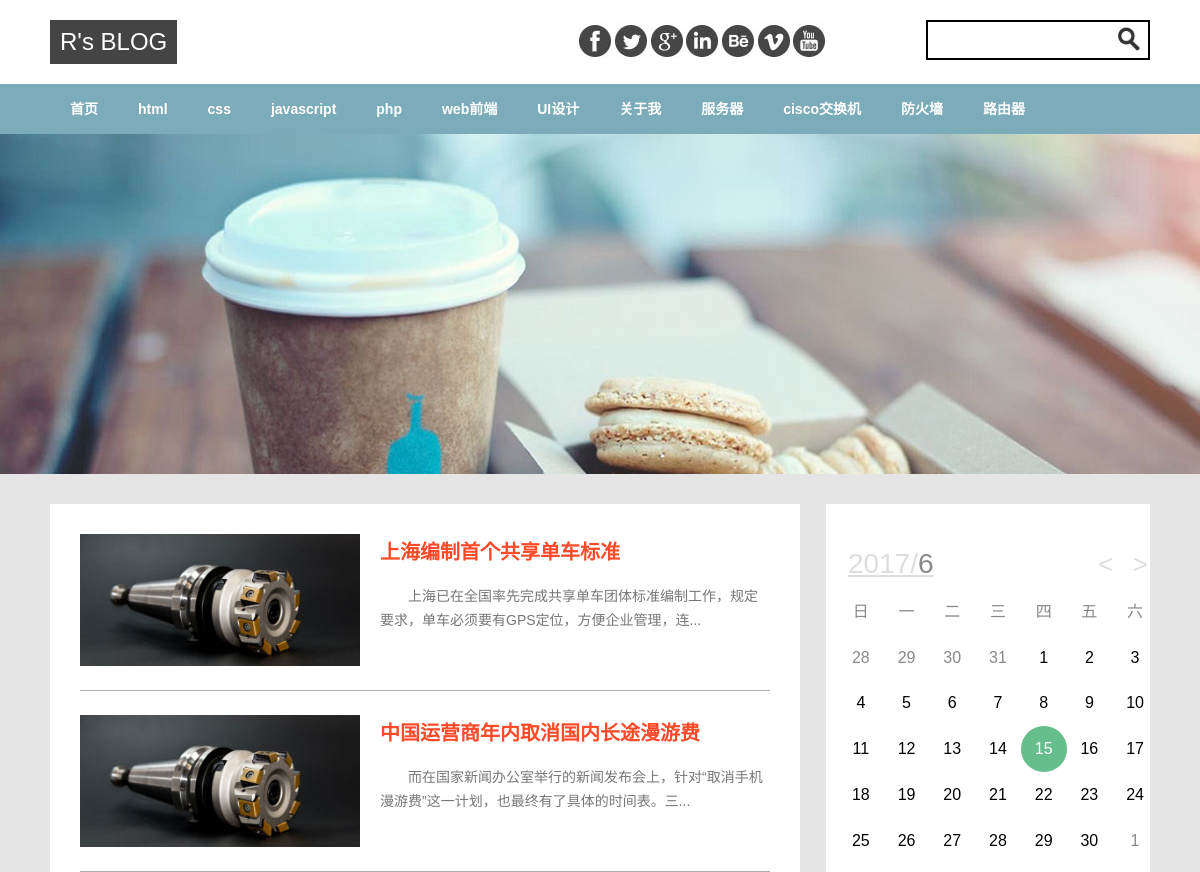
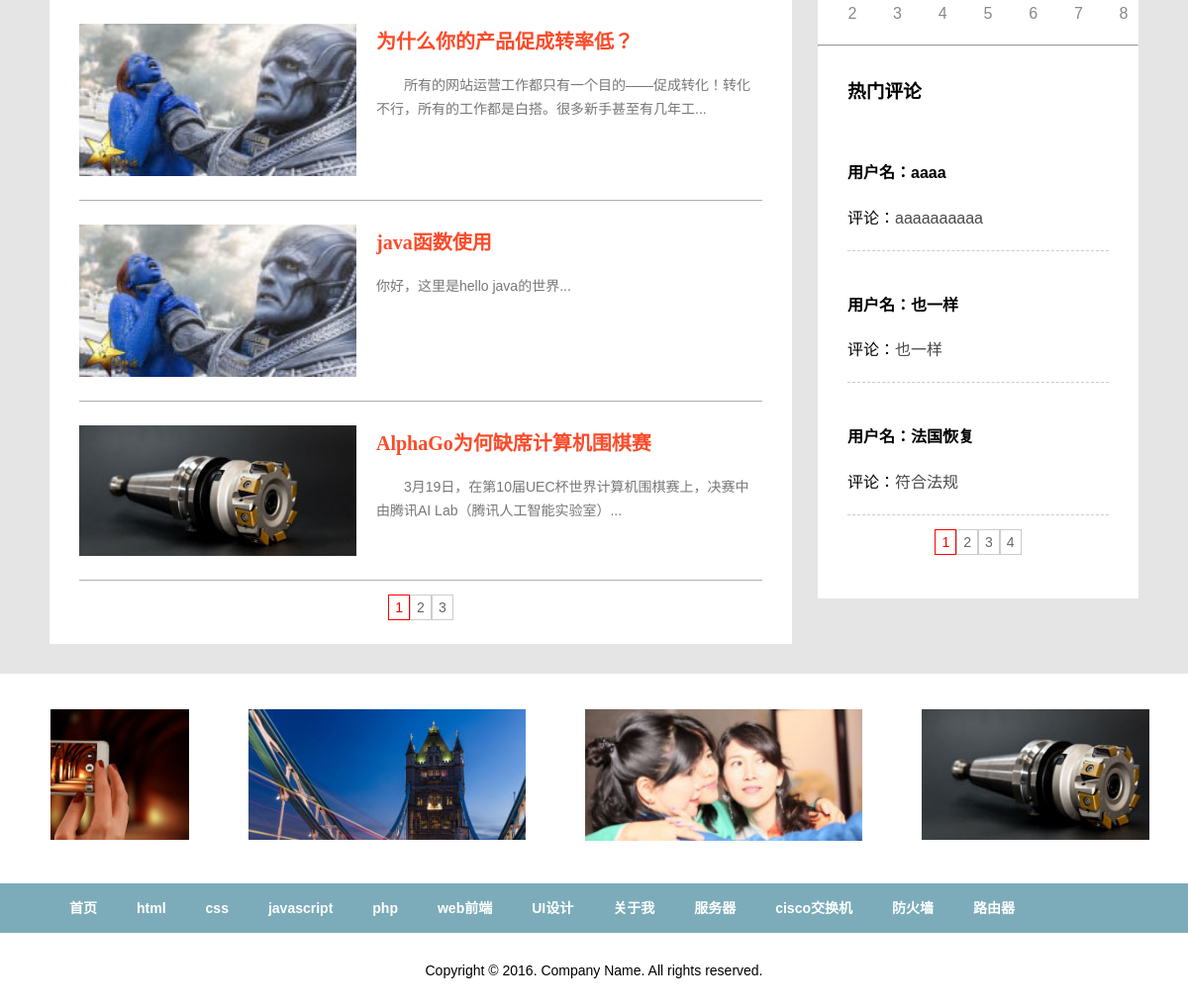
The page / on the database its author committed (2 pictures, top to bottom).
### tables this page shows
CREATE TABLE `category` (
  `id` int(11) NOT NULL AUTO_INCREMENT,
  `cate_name` varchar(50) DEFAULT NULL,
  `order_no` tinyint(4) DEFAULT NULL,
  PRIMARY KEY (`id`)
);

CREATE TABLE `article` (
  `id` int(11) NOT NULL AUTO_INCREMENT,
  `title` varchar(100) DEFAULT NULL,
  `cate_id` int(11) DEFAULT NULL,
  `author` varchar(20) DEFAULT NULL,
  `content` text,
  `intime` timestamp NOT NULL DEFAULT CURRENT_TIMESTAMP,
  `view` int(11) DEFAULT '0',
  `img` varchar(50) DEFAULT NULL,
  PRIMARY KEY (`id`)
);

CREATE TABLE `guestbook` (
  `id` int(11) NOT NULL AUTO_INCREMENT,
  `username` varchar(30) DEFAULT NULL,
  `art_id` int(11) DEFAULT NULL,
  `content` text,
  `intime` timestamp NOT NULL DEFAULT CURRENT_TIMESTAMP,
  `flag` tinyint(4) DEFAULT '0',
  PRIMARY KEY (`id`)
);

### index.php (the view, shortened to what this page needs)
<?php
include('./header.php');
?>
			<div id="main">
				<ul>
                    <?php
                        $pagesize=5;
                        $page=isset($_GET['page']) ? $_GET['page'] : 1;
                        $sql="select * from article";
                        $rs=mysqli_query($conn,$sql);
                        $records=mysqli_num_rows($rs);
                        $pagecount=ceil($records/$pagesize);
                        $start=($page-1)*$pagesize;
                        $sql="select * from article limit $start,$pagesize";
                        $rs=mysqli_query($conn,$sql);
                        while($row=mysqli_fetch_assoc($rs)){
                    ?>
					<li>
						<img src="./files/<?php echo $row['img']?>" alter=""/>
						<h4><?php echo '<a href="content.php?cate_id='.$row['cate_id'].'&id='.$row['id'].'">'.$row['title'].'</a>';?></h4>
						<p><?php echo mb_substr($row['content'],0,50,'utf-8').'...';?></p>
					</li>
                    <?php
                        }
                        echo '<div class="page">';
                        for($i=1;$i<=$pagecount;$i++){
                            if($i==$page){
                                echo '<a href="index.php?page='.$i.'" class="on">'.$i.'</a>';
                            }else{
                                echo '<a href="index.php?page='.$i.'">'.$i.'</a>';
                            }
                        }
                          echo '</div>';
                    ?>
				</ul>
			</div>
<?php
include('./right.php');
include('./footer.php');
?>

### header.php (shortened to what this page needs)
<?php
$conn=@mysqli_connect('localhost','root','root','blog') or die('error');
mysqli_query($conn,"set names utf8");
?>
<!DOCTYPE html>
<html>
<head>
    <link type="text/css" rel="stylesheet" href="skin/index.css"/>
    <link rel="stylesheet" href="skin/calendar.css">
</head>
<body>
<div id="header">
    <h1>R's BLOG</h1>
    <img src="images/icon.jpg" alt=""/>
    <form action="search.php" method="get">
        <input type="text" name="keywords" class="inbox"/>
        <input type="image" src="images/search.jpg" class="inbtn"/>
    </form>
</div>
<div class="menu_bg">
    <div id="menu">
        <a href="./index.php">首页</a>
        <?php
            $sql="select * from category";
            $rs=mysqli_query($conn,$sql);
            while($row=mysqli_fetch_assoc($rs)){
                ?>
         <a href="article.php?id=<?php echo $row['id'];?>"><?php echo $row['cate_name'];?></a>
        <?php
            }
        ?>
    </div>
</div>
<div class="banner">
        <div class="phoenix-feather"> <img src="images/6.jpg" alt="" width="100%"/> </div>
</div>
<div class="content_bg">
    <div id="content">

### right.php (shortened to what this page needs)
<?php
$conn=@mysqli_connect('localhost','root','root','blog') or die('error');
mysqli_query($conn,"set names utf8");
?>
<div id="rightbar">
    <ul class="right4">
    </ul>
    <div id="demo">
        <div id="ca"></div>
    </div>
    <hr/>
    <h3 class="right3">热门评论</h3>
    <ul class="right4">
        <?php
        $pagesize1=3;
        $page1=isset($_GET['page1']) ? $_GET['page1'] : 1;
        $sql="select * from article";
        $rs=mysqli_query($conn,$sql);
        $records1=mysqli_num_rows($rs);
        $pagecount1=ceil($records1/$pagesize1);
        $start1=($page1-1)*$pagesize1;
        $sql3="select guestbook.*,article.id,article.cate_id,article.view from guestbook,article where guestbook.art_id=article.id order by intime desc limit $start1,$pagesize1";
        $rs3=mysqli_query($conn,$sql3);
        while($row=mysqli_fetch_assoc($rs3)){
        ?>
        <li>
            <h4>用户名：<?php echo $row['username'];?></h4>
            评论：<a href="content.php?id=<?php echo $row['art_id'];?>&cate_id=<?php echo $row['cate_id'];?>"><?php echo $row['content'];?></a>
        </li>
        <?php
        }
        echo '<div class="page">';
        for($i=1;$i<=$pagecount1;$i++){
            if($i==$page1){
                echo '<a href="index.php?page1='.$i.'" class="on">'.$i.'</a>';
            }else{
                echo '<a href="index.php?page1='.$i.'">'.$i.'</a>';
            }
        }
        echo '</div>';
        ?>
    </ul>
</div>

### footer.php (shortened to what this page needs)
</div>
</div>
<div class="other_bg">
    <div id="other">
        <div id="box">
            <ul>
                <li><img src="images/pic1.jpg" width="280"></li>
                <li><img src="images/pic4.jpg" width="280"></li>
                <li><img src="images/pic5.jpg" width="280"></li>
                <li><img src="images/pic6.jpg" width="280"></li>
            </ul>
        </div>
    </div>
</div>
<div class="menu_bg">
    <div id="menu">
        <a href="./index.php">首页</a>
        <?php
        $sql="select * from category";
        $rs=mysqli_query($conn,$sql);
        while($row=mysqli_fetch_assoc($rs)){
            ?>
            <a href="article.php?id=<?php echo $row['id'];?>"><?php echo $row['cate_name'];?></a>
            <?php
        }
        ?>
    </div>
</div>
<div id="footer">
    Copyright &copy; 2016. Company Name. All rights reserved.
</div>
</body>
</html>

### skin/index.css (style rules this page uses)
html,body { background:#fff;margin:0;padding:0;font-family:Arial; }
#header,#menu,#content,#other { width:1100px;margin:0 auto; }
#header { overflow:hidden;padding:20px 0; }
#header h1 { margin:0;padding:0; }
#header h1 { float:left;background:#444;color:#fff;font:24px/36px Arial;padding:4px 10px;margin-right:400px; }
#header img { float:left; }
#header form { float:right;position:relative;width:224px; }
#header input { position:absolute; }
#header .inbox { height:36px;font:18px/36px 微软雅黑;padding:0 10px;border:2px solid #000;width:200px; }
#header .inbtn { left:190px;top:6px; }
.menu_bg { background:#7cacba;height:50px; }
#menu a { text-decoration:none;color:#fff;display:block;float:left;padding:0 20px;font:bold 14px/50px Arial; }
.banner img { display:block; }
.content_bg { background:#e5e5e5; }
#content { overflow:hidden;padding:30px 0; }
#main { width:750px;float:left;background:#fff; }
#main ul { list-style:none;margin:6px 30px 30px;padding:0; }
#main li { overflow:hidden;border-bottom:1px solid #aeaeae;padding:24px 0; }
#main li img { float:left;margin-right:20px;width:280px; }
#main li h4 { font:bold 20px/36px verdana; color:#fa4b2a;margin:0; }
#main li h4 a { color:#fa4b2a;text-decoration:none; }
#main li p { font:14px/24px arial;color:#777; }
.page { text-align:center;font:14px/14px verdana,arial;margin:20px; }
.page a { border:1px solid #ccc;text-decoration:none;padding:4px 6px;color:#666; }
.page a:hover,.page a.on { border:1px solid #f00;color:#f00; }
#rightbar { width:324px;float:right;background:#fff; }
.right3 { padding-left:30px;margin:30px 0 16px; }
.right4 { list-style:none;margin:0;padding:0 30px 30px; }
.right4 li { overflow:hidden;padding:20px 0;border-bottom:1px dashed #ccc; }
.right4 li a { text-decoration:none;color:#4a4747;font:16px/24px arial; }
.other_bg { background:#fff; }
#other { color:#fff; }
#other ul { list-style:none;margin:0;padding:30px 0;line-height:22px;font-size:14px;overflow:hidden; }
#other li { float:left;width:220px;margin-right:130px; }
#footer { background:#fff;text-align:center;padding:30px 0;font-size:14px; }
#box { width:1110px; border:1px solid #fff; height:210px; position:relative; overflow:hidden; }
#box ul { position:absolute; left:0; top:0; }
#box ul li { width:200px; height:200px; float:left; padding:5px; }

### skin/calendar.css (style rules this page uses)
.calendar { width: 280px; height: 330px; }

### header.php (style rules this page uses)
ul, ol, li { list-style: none; padding: 0; margin: 0; }
#demo { width: 300px; margin: 5px auto; }

### rows shown on the page
category: cate_name "html"
category: cate_name "css"
category: cate_name "javascript"
category: cate_name "php"
category: cate_name "web前端"
category: cate_name "UI设计"
category: cate_name "关于我"
category: cate_name "服务器"
category: cate_name "cisco交换机"
category: cate_name "防火墙"
category: cate_name "路由器"
article: img (picture), title "上海编制首个共享单车标准", content "上海已在全国率先完成共享单车团体标准编制工作，规定要求，单车必须要有GPS定位，方便企业管理，连"
article: img (picture), title "中国运营商年内取消国内长途漫游费", content "而在国家新闻办公室举行的新闻发布会上，针对“取消手机漫游费”这一计划，也最终有了具体的时间表。三"
article: img (picture), title "为什么你的产品促成转率低？", content "所有的网站运营工作都只有一个目的——促成转化！转化不行，所有的工作都是白搭。很多新手甚至有几年工"
article: img (picture), title "java函数使用", content "你好，这里是hello java的世界"
article: img (picture), title "AlphaGo为何缺席计算机围棋赛", content "3月19日，在第10届UEC杯世界计算机围棋赛上，决赛中由腾讯AI Lab（腾讯人工智能实验室）"
guestbook: username "aaaa", content "aaaaaaaaaa"
guestbook: username "也一样", content "也一样"
guestbook: username "法国恢复", content "符合法规"
